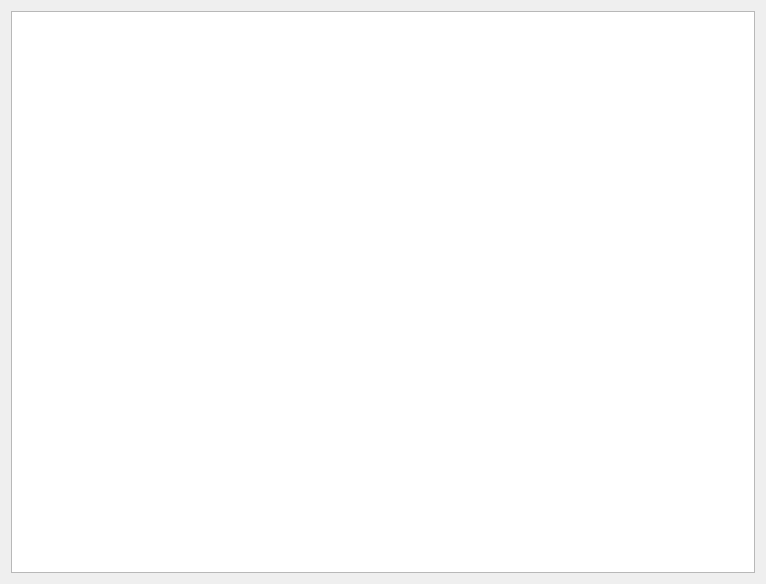
<?xml version="1.0" encoding="UTF-8"?>
<ui version="4.0">
 <class>sql_preview</class>
 <widget class="QDialog" name="sql_preview">
  <property name="geometry">
   <rect>
    <x>0</x>
    <y>0</y>
    <width>766</width>
    <height>584</height>
   </rect>
  </property>
  <property name="windowTitle">
   <string>SQL preview</string>
  </property>
  <layout class="QGridLayout" name="gridLayout">
   <item row="0" column="0">
    <widget class="QTableView" name="sql_preview_view"/>
   </item>
  </layout>
 </widget>
 <resources/>
 <connections/>
</ui>
